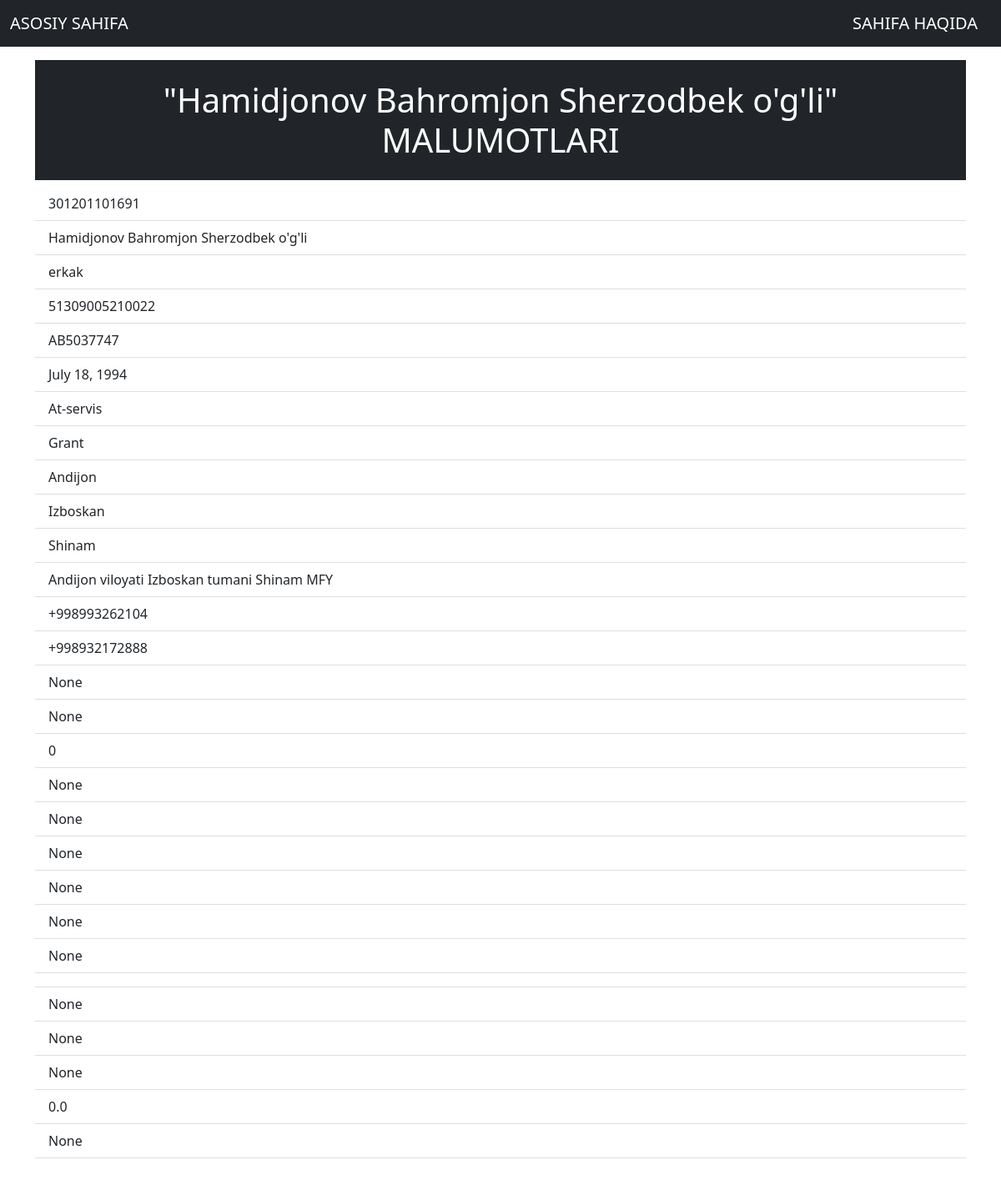
The app's page /detail/2 with its own data.
### app/models.py (models this page shows, shortened)
class Talabalar(models.Model):
    hemis_id = models.IntegerField(verbose_name="Hemis Id", help_text="Bu yerga faqat raqam yozish kerak !")
    fish = models.CharField(max_length=100, verbose_name="Bitiruvchi to'liq ismi", blank=False, null=False)
    jinsi = models.CharField(max_length=5, verbose_name="Bitiruvchi jinsi", blank=False, null=False)
    pasport_jshshr = models.IntegerField(verbose_name="Bitiruvchi pasport jshshr raqami", help_text="Bu yerga faqat raqam yozish kerak")
    pasport_seriya = models.CharField(max_length=9, verbose_name="Bitiruvchi pasport seriya belgilari", blank=False, null=False)
    tugilgan_sana = models.DateField(auto_now_add=False, auto_now=False, verbose_name="Bitiruvchi tug'ilgan sanasi", help_text="shu tariqa yozing 2000-03-09", blank=True)
    yonalish_nomi = models.CharField(max_length=100, verbose_name="Bitiruvchi mutaxassisligi (yo'nalishi)", help_text="Iltimos to'liq nomini yozing", blank=False, null=False)
    grant_kontrakt = models.CharField(max_length=22, verbose_name="O'qish turi", help_text="Grand yoki Kontrakt", blank=False, null=False)
    viloyat = models.CharField(max_length=25, verbose_name="Bitiruvchi viloyati", blank=False, null=False)
    tuman = models.CharField(max_length=80, verbose_name="Bitiruvchi tumani", blank=False, null=False)
    mfy = models.CharField(max_length=80, verbose_name="Bitiruvchi MFY nomi", blank=False, null=False)
    umumiy_manzil = models.CharField(max_length=200, blank=False, verbose_name="Bitiruvchi to'liq manzili", help_text="viloyati tumani mahallasi kocha nomi", null=False)
    telefon1 = models.CharField(max_length=13, verbose_name="Bitiruvchi telefon raqami", help_text="1-telefon raqam", blank=False, null=False)
    telefon2 = models.CharField(max_length=14, verbose_name="Bitiruvchi telefon raqami", help_text="2-telefon raqam", blank=False, null=False)
    oila = models.CharField(max_length=18, verbose_name="Oilaviy holati", help_text="turmush qurgan yoki qurmagan", blank=True, null=True)
    farzand = models.CharField(max_length=12, verbose_name="Farzandingiz yoshi", help_text="nechi yosh atrofida", blank=True, null=True)
    farzand_yoshi = models.IntegerField(verbose_name="Farzandingiz yoshi", help_text="frazandingiz yo'q bo'lsa iltimos 0 raqamini kiriting ")
    ish_faoliyat = models.CharField(max_length=30, verbose_name="Ish faoliyatingiz", help_text="buyruq asosida, soatbay yoki ishsiz shulardan birini yozing", blank=True, null=True)
    xozirgi_ish = models.CharField(max_length=3, verbose_name="Xozirgi ishlaysizmi", help_text="ha yoki yoq", blank=True, null=True)
    ish_manzil = models.CharField(max_length=200, verbose_name="Ish joyingiz manzili", help_text="iltimos to'liq kiritng", blank=True, null=True)
    ish_masofa = models.CharField(max_length=20, verbose_name="Ish joyingizgacha masofa", help_text="uyingizdan ishingizgacha masofa", blank=True, null=True)
    lavozim = models.CharField(max_length=15, verbose_name="Ish joyingizdagi lavozimingiz", blank=True, null=True)
    qaysi_tizimda_ishlash = models.CharField(max_length=120, verbose_name="Qaysi tizimda ishlamoqchisiz", help_text="agar hozirda ishsiz bo'lsangiz kelajakda qaysi tizimda ishlamoqchisiz", blank=True, null=True)
    qoshimcha_izoh = models.TextField(verbose_name="Ishlash borasida izoxingiz", help_text="to'liqroq va aniqroq", blank=True, null=True)
    oilaviy_biznes = models.CharField(max_length=3, verbose_name="Oilaviz biznesga imkoniyatingiz bormi", help_text="ha yoki yo'q", blank=True, null=True)
    oilaviy_biznes2 = models.CharField(max_length=22, verbose_name="Qaysi biznes bilan shug'ullanmoqchisiz", help_text="dehqonchilik chorvachilik, ...", blank=True, null=True)
    kredit_olish = models.CharField(max_length=3, verbose_name="Kredit olishga ehtiyojingiz bormi", blank=True, help_text="ha yoki yo'q", null=True)
    kredit_summa = models.FloatField(verbose_name="Kredit miqdorini kiritng", help_text="agra kredit olmoqchi bo'lmasangiz iltimos 0 sonini kiritng")
    kredit_maqsad = models.CharField(max_length=150, verbose_name="Kredit olishdan maqsadingiz", help_text="maqsadingiz haqida qisqacha", blank=True, null=True)
    biznes_izox = models.TextField(verbose_name="Biznes qilish borasida izoxlaringiz", help_text="to'liqroq va aniqroq", blank=True, null=True)
    objects = models.Manager()

### app/views.py (the view)
# urls.py: path('detail/<int:pk>', views.detail, name='detail'),
def detail(request, pk ):
    std = Talabalar.objects.get(id=pk)
    context = {
        'std': std,
    }
    return render(request, 'detail.html', context)

### templates/detail.html (shortened to what this page needs)
<!doctype html>
<html lang="en">
  <head>
    <link href="https://cdn.jsdelivr.net/npm/bootstrap@5.1.3/dist/css/bootstrap.min.css" rel="stylesheet">
  </head>
  <body>
    <div>
        <nav class="navbar navbar-expand-lg navbar-dark bg-dark">
          <div class="container-fluid">
            <a class="navbar-brand" href="/">ASOSIY SAHIFA</a>
            <a class="navbar-brand" href="about">SAHIFA HAQIDA</a>
          </div>
        </nav>
    <div class="container">
        <h1 class="text-white bg-dark text-center p-4 mt-3">"{{std.fish}}" MALUMOTLARI</h1>
    <ul class="list-group list-group-flush mb-3">
        <li class="list-group-item">{{std.hemis_id}}</li>
        <li class="list-group-item">{{std.fish}}</li>
        <li class="list-group-item">{{std.jinsi}}</li>
        <li class="list-group-item">{{std.pasport_jshshr}}</li>
        <li class="list-group-item">{{std.pasport_seriya}}</li>
        <li class="list-group-item">{{std.tugilgan_sana}}</li>
        <li class="list-group-item">{{std.yonalish_nomi}}</li>
        <li class="list-group-item">{{std.grant_kontrakt}}</li>
        <li class="list-group-item">{{std.viloyat}}</li>
        <li class="list-group-item">{{std.tuman}}</li>
        <li class="list-group-item">{{std.mfy}}</li>
        <li class="list-group-item">{{std.umumiy_manzil}}</li>
        <li class="list-group-item">{{std.telefon1}}</li>
        <li class="list-group-item">{{std.telefon2}}</li>
        <li class="list-group-item">{{std.oila}}</li>
        <li class="list-group-item">{{std.farzand}}</li>
        <li class="list-group-item">{{std.farzand_yoshi}}</li>
        <li class="list-group-item">{{std.ish_faoliyat}}</li>
        <li class="list-group-item">{{std.xozirgi_ish}}</li>
        <li class="list-group-item">{{std.ish_manzil}}</li>
        <li class="list-group-item">{{std.ish_masofa}}</li>
        <li class="list-group-item">{{std.lavozim}}</li>
        <li class="list-group-item">{{std.qaysi_tizimda_ishlash}}</li>
        <li class="list-group-item">{{std.qoshimcha_izox}}</li>
        <li class="list-group-item">{{std.oilaviy_biznes}}</li>
        <li class="list-group-item">{{std.oilaviy_biznes2}}</li>
        <li class="list-group-item">{{std.kredit_olish}}</li>
        <li class="list-group-item">{{std.kredit_summa}}</li>
        <li class="list-group-item">{{std.kredit_maqsad}}</li>
        <li class="list-group-item">{{std.biznes_izox}}</li>
    </ul>
    </div>
  </body>
</html>

### records on screen
Talabalar: fish "Hamidjonov Bahromjon Sherzodbek o'g'li", hemis_id "301201101691", jinsi "erkak", pasport_jshshr "51309005210022", pasport_seriya "AB5037747", tugilgan_sana "July 18, 1994", yonalish_nomi "At-servis", grant_kontrakt "Grant", viloyat "Andijon", tuman "Izboskan", mfy "Shinam", umumiy_manzil "Andijon viloyati Izboskan tumani Shinam MFY", telefon1 "+998993262104", telefon2 "+998932172888", oila "None", farzand "None", farzand_yoshi "0", ish_faoliyat "None", xozirgi_ish "None", ish_manzil "None", ish_masofa "None", lavozim "None", qaysi_tizimda_ishlash "None", oilaviy_biznes "None", oilaviy_biznes2 "None", kredit_olish "None", kredit_summa "0.0", kredit_maqsad "None"
